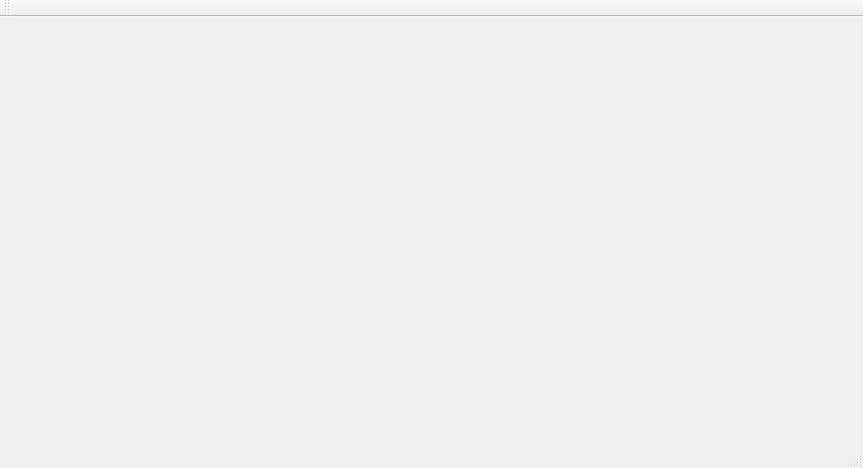
<?xml version="1.0" encoding="UTF-8"?>
<ui version="4.0">
 <class>MainWindow</class>
 <widget class="QMainWindow" name="MainWindow">
  <property name="geometry">
   <rect>
    <x>0</x>
    <y>0</y>
    <width>863</width>
    <height>468</height>
   </rect>
  </property>
  <property name="windowTitle">
   <string>MainWindow</string>
  </property>
  <widget class="QWidget" name="centralWidget"/>
  <widget class="QMenuBar" name="menuBar">
   <property name="geometry">
    <rect>
     <x>0</x>
     <y>0</y>
     <width>863</width>
     <height>21</height>
    </rect>
   </property>
  </widget>
  <widget class="QToolBar" name="mainToolBar">
   <attribute name="toolBarArea">
    <enum>TopToolBarArea</enum>
   </attribute>
   <attribute name="toolBarBreak">
    <bool>false</bool>
   </attribute>
  </widget>
  <widget class="QStatusBar" name="statusBar"/>
 </widget>
 <layoutdefault spacing="6" margin="11"/>
 <resources/>
 <connections/>
</ui>
